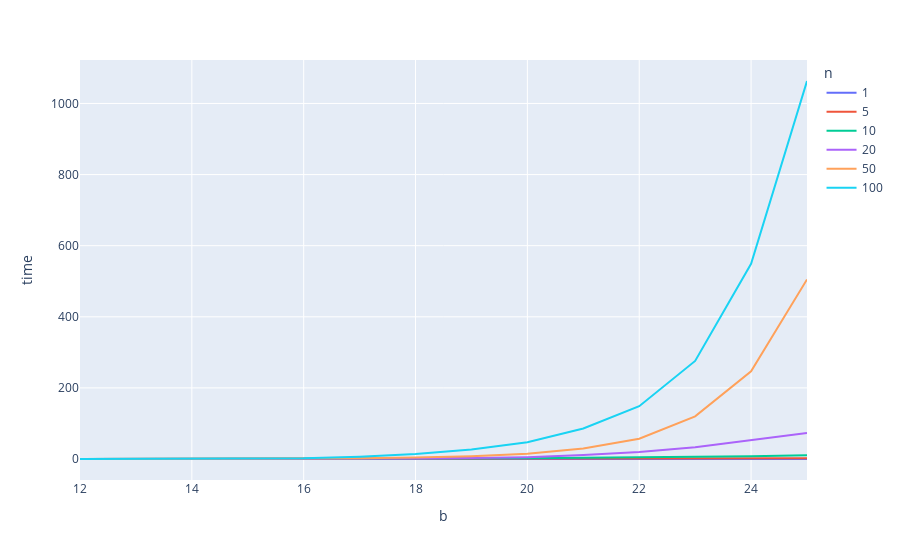

The code cell stored with this chart in its notebook:
### Code cell
import plotly.express as px
px.line(df,x='b',y='time',color='n')

### Figure 1 — Plotly figure (JSON) as saved in the notebook; plotly's stock layout.template omitted (floating-point values rounded to 4 significant figures)
{"data": [{"hovertemplate": "n=1<br>b=%{x}<br>time=%{y}<extra></extra>", "legendgroup": "1", "line": {"color": "#636efa", "dash": "solid"}, "mode": "lines", "name": "1", "orientation": "v", "showlegend": true, "type": "scatter", "x": [12, 13, 15, 16, 17, 18, 19, 20, 21, 22, 23, 24, 25], "xaxis": "x", "y": [0.0006, 0.0008, 0.0023, 0.0043, 0.0062, 0.0084, 0.013, 0.0202, 0.0337, 0.044, 0.066, 0.111, 0.1717], "yaxis": "y"}, {"hovertemplate": "n=5<br>b=%{x}<br>time=%{y}<extra></extra>", "legendgroup": "5", "line": {"color": "#EF553B", "dash": "solid"}, "mode": "lines", "name": "5", "orientation": "v", "showlegend": true, "type": "scatter", "x": [12, 13, 15, 16, 17, 18, 19, 20, 21, 22, 23, 24, 25], "xaxis": "x", "y": [0.0042, 0.0081, 0.0324, 0.0596, 0.1013, 0.1849, 0.2742, 0.4158, 0.5628, 0.8343, 1.162, 1.532, 2.107], "yaxis": "y"}, {"hovertemplate": "n=10<br>b=%{x}<br>time=%{y}<extra></extra>", "legendgroup": "10", "line": {"color": "#00cc96", "dash": "solid"}, "mode": "lines", "name": "10", "orientation": "v", "showlegend": true, "type": "scatter", "x": [12, 13, 15, 16, 17, 18, 19, 20, 21, 22, 23, 24, 25], "xaxis": "x", "y": [0.0098, 0.0201, 0.0779, 0.1413, 0.299, 0.5895, 1.111, 1.911, 3.192, 4.357, 6.374, 8.076, 10.48], "yaxis": "y"}, {"hovertemplate": "n=20<br>b=%{x}<br>time=%{y}<extra></extra>", "legendgroup": "20", "line": {"color": "#ab63fa", "dash": "solid"}, "mode": "lines", "name": "20", "orientation": "v", "showlegend": true, "type": "scatter", "x": [12, 13, 15, 16, 17, 18, 19, 20, 21, 22, 23, 24, 25], "xaxis": "x", "y": [0.0187, 0.0409, 0.1682, 0.3295, 0.6431, 1.244, 2.529, 5.199, 10.94, 19.58, 33.19, 52.32, 73.42], "yaxis": "y"}, {"hovertemplate": "n=50<br>b=%{x}<br>time=%{y}<extra></extra>", "legendgroup": "50", "line": {"color": "#FFA15A", "dash": "solid"}, "mode": "lines", "name": "50", "orientation": "v", "showlegend": true, "type": "scatter", "x": [12, 13, 15, 16, 17, 18, 19, 20, 21, 22, 23, 24, 25], "xaxis": "x", "y": [0.0252, 0.0546, 0.514, 1.099, 2.156, 4.128, 7.87, 14.87, 29.5, 57.07, 120.0, 246.5, 505.1], "yaxis": "y"}, {"hovertemplate": "n=100<br>b=%{x}<br>time=%{y}<extra></extra>", "legendgroup": "100", "line": {"color": "#19d3f3", "dash": "solid"}, "mode": "lines", "name": "100", "orientation": "v", "showlegend": true, "type": "scatter", "x": [12, 13, 15, 16, 17, 18, 19, 20, 21, 22, 23, 24, 25], "xaxis": "x", "y": [0.0693, 0.0965, 0.4412, 1.999, 6.194, 13.77, 26.43, 47.12, 85.68, 148.5, 275.9, 549.0, 1063.0], "yaxis": "y"}], "layout": {"autosize": true, "legend": {"title": {"text": "n"}, "tracegroupgap": 0}, "margin": {"t": 60}, "xaxis": {"anchor": "y", "autorange": true, "domain": [0, 1], "range": [12, 25], "title": {"text": "b"}, "type": "linear"}, "yaxis": {"anchor": "x", "autorange": true, "domain": [0, 1], "range": [-59.07, 1122.0], "title": {"text": "time"}, "type": "linear"}}}
